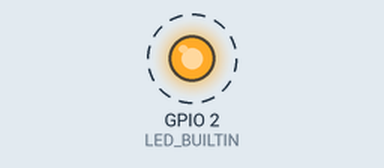
A program run on a simulated ESP32. Parts: output pins drawn as LEDs (lit = HIGH). Dashed ring = blinking. What the program prints to the serial monitor is not drawn.

Above: at 0.5 s.
Timing chart, 0 to 4.6 s (numbered marks = the images above):
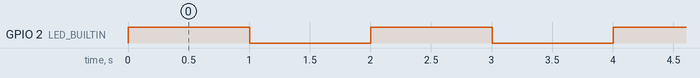

The program:

main.cpp
```cpp
#include <Arduino.h>
#include <WiFi.h>
#include <ArduinoJson.h>

// ESP32 DevKit onboard LED is on GPIO2 if not defined already:
#ifndef LED_BUILTIN
#define LED_BUILTIN 2
#endif
// Driver includes (to implement)
// #include "drivers/MPU6050Driver.h"
// #include "drivers/HMC5883Driver.h"
// #include "drivers/GPSDriver.h"
// #include "drivers/RadarDriver.h"

// Core includes
// #include "core/SensorManager.h"
// #include "core/Scheduler.h"
// #include "networking/MeshManager.h"

#define LOG(fmt, ...) Serial.printf("[%-6lu] " fmt "\r\n", millis(), ##__VA_ARGS__)

void setup() {
  Serial.begin(115200);
  pinMode(LED_BUILTIN, OUTPUT);

  LOG("RoadSense V2V System Starting...");
  LOG("ESP32 Chip: %s", ESP.getChipModel());
  LOG("Free Heap: %d bytes", ESP.getFreeHeap());

  // TODO: Initialize drivers, mesh network, sensors
}

void loop() {
  // Blink LED
  digitalWrite(LED_BUILTIN, !digitalRead(LED_BUILTIN));
  delay(1000);

  LOG("System alive - Free heap: %d", ESP.getFreeHeap());
}
```

Measured:
- by itself, GPIO 2 (LED_BUILTIN): alternates HIGH for 1.0 s and LOW for 1.0 s
